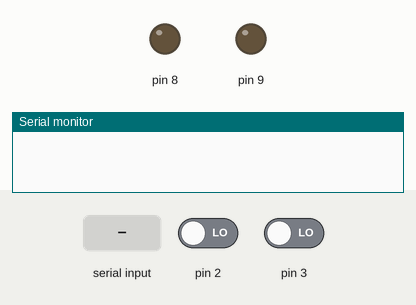
The sketch below on a simulated Arduino Uno, built with avr-gcc and run on an emulated ATmega328P. Shown: output pins drawn as LEDs (lit = HIGH), the last lines printed to the serial monitor. Dashed ring = blinking. The test bench sets the inputs (shaded band); at power-on: pin 2 LOW, pin 3 LOW.

Above: at 1.2 s.
1.3 s: pin 2 driven HIGH
At 1.7 s:
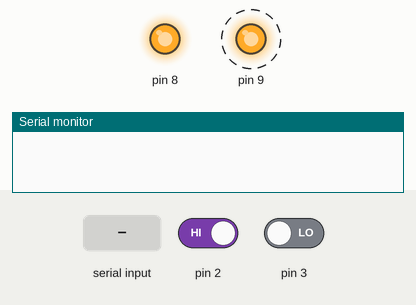
4.3 s: "SILENCE\n" received over Serial
At 4.6 s:
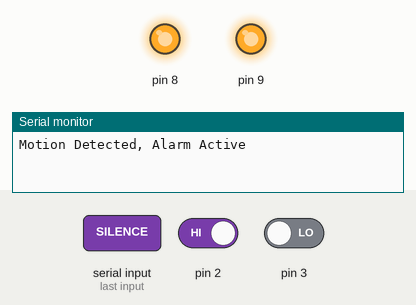
Timing chart, 0 to 7.3 s (numbered marks = the images above; inputs shaded):
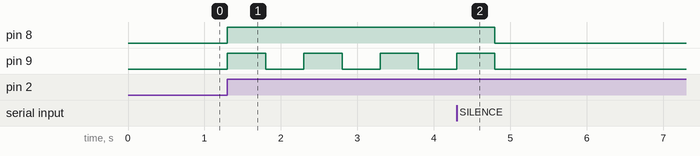

The sketch:

motion_alarm_system.ino
```cpp
#define SET_INT0_RISING_EDGE EICRA |= (1 << ISC00) | (1 << ISC01)
#define ENABLE_INT0 EIMSK |= (1 << INT0)
#define SET_INT1_RISING_EDGE EICRA |= (1 << ISC10) | (1 << ISC11)
#define ENABLE_INT1 EIMSK |= (1 << INT1)
#define BLINKING_LED(port, led_pin) port ^= (1 << led_pin)
#define TURN_OFF_LED(port, led_pin) port &= ~(1 << led_pin)
#define TURN_ON_ALARM(port, buz_pin) port |= (1 << buz_pin)
#define TURN_OFF_ALARM(port, buz_pin) port &= ~(1 << buz_pin)

volatile uint8_t alarm_flag = 0;
void setup()
{
  cli();

  // Set LED and Buzzer pins as output
  DDRB |= (1 << DDB1) | (1 << DDB0);

  // Set PIR and button pins as input
  DDRD &= ~((1 << DDD2) | (1 << DDD3));

  // Configure external interrupts for rising edge detection
  SET_INT0_RISING_EDGE;
  ENABLE_INT0;
  SET_INT1_RISING_EDGE;
  ENABLE_INT1;

  // Setup Timer1 in CTC mode to trigger every 4 seconds
  TCCR1A = 0;
  TCCR1B = (1 << WGM12);
  OCR1A = 62496;
  TIMSK1 |= (1 << OCIE1A);
  TCCR1B |= (1 << CS12) | (1 << CS10);

  Serial.begin(9600); // Initialize UART

  sei();
}

void loop()
{
  if(alarm_flag){
    BLINKING_LED(PORTB, PORTB1);
    TURN_ON_ALARM(PORTB, PORTB0);
    delay(500);
  }
  else{
    TURN_OFF_LED(PORTB, PORTB1);
  	TURN_OFF_ALARM(PORTB, PORTB0);
  }
  //Check if user sent a command via UART
  if(Serial.available()){
    String cmd = Serial.readStringUntil('\n');
    cmd.trim();

    if(cmd == "SILENCE"){
      alarm_flag = 0;
      Serial.println("Alarm silenced via UART");
    }
  }

}

//interrupt for PIR
ISR(INT0_vect){
  alarm_flag = 1;
}

//interrupt for button
ISR(INT1_vect){
  alarm_flag = 0;
}

ISR(TIMER1_COMPA_vect){
  if(alarm_flag){
	Serial.println("Motion Detected, Alarm Active");
  }
}
```

Measured:
- after the input at 1.3 s, pin 8: LOW → HIGH at once; pin 9: alternates HIGH for 0.50 s and LOW for 0.50 s, starting at once
- after the input at 4.3 s, pin 8: HIGH → LOW after 0.50 s; pin 9: goes on until 4.8 s, then stays LOW
